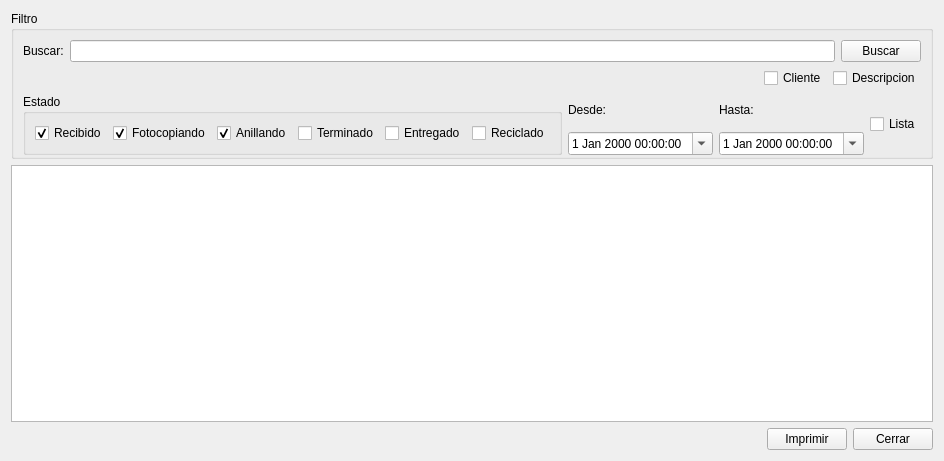
<?xml version="1.0" encoding="UTF-8"?>
<ui version="4.0">
 <class>wWorkList</class>
 <widget class="QWidget" name="wWorkList">
  <property name="geometry">
   <rect>
    <x>0</x>
    <y>0</y>
    <width>851</width>
    <height>461</height>
   </rect>
  </property>
  <property name="windowTitle">
   <string>Listado de Trabajos</string>
  </property>
  <layout class="QVBoxLayout" name="verticalLayout">
   <item>
    <layout class="QHBoxLayout" name="horizontalLayout_4">
     <item>
      <layout class="QVBoxLayout" name="verticalLayout_5">
       <item>
        <widget class="QGroupBox" name="filterGroupBox">
         <property name="title">
          <string>Filtro</string>
         </property>
         <layout class="QVBoxLayout" name="verticalLayout_4">
          <property name="bottomMargin">
           <number>1</number>
          </property>
          <item>
           <layout class="QHBoxLayout" name="horizontalLayout">
            <item>
             <widget class="QLabel" name="label">
              <property name="text">
               <string>Buscar:</string>
              </property>
             </widget>
            </item>
            <item>
             <widget class="QLineEdit" name="searchLineEdit"/>
            </item>
            <item>
             <widget class="QPushButton" name="searchButton">
              <property name="text">
               <string>Buscar</string>
              </property>
              <property name="icon">
               <iconset resource="resources.qrc">
                <normaloff>:/icons/graphics/edit-find.png</normaloff>:/icons/graphics/edit-find.png</iconset>
              </property>
             </widget>
            </item>
           </layout>
          </item>
          <item>
           <layout class="QHBoxLayout" name="horizontalLayout_2">
            <item>
             <spacer name="horizontalSpacer">
              <property name="orientation">
               <enum>Qt::Horizontal</enum>
              </property>
              <property name="sizeHint" stdset="0">
               <size>
                <width>40</width>
                <height>20</height>
               </size>
              </property>
             </spacer>
            </item>
            <item>
             <widget class="QCheckBox" name="clientCheckBox">
              <property name="text">
               <string>Cliente</string>
              </property>
             </widget>
            </item>
            <item>
             <widget class="QCheckBox" name="descriptionCheckBox">
              <property name="text">
               <string>Descripcion</string>
              </property>
             </widget>
            </item>
           </layout>
          </item>
          <item>
           <layout class="QHBoxLayout" name="horizontalLayout_3">
            <item>
             <widget class="QGroupBox" name="groupBox">
              <property name="title">
               <string>Estado</string>
              </property>
              <layout class="QHBoxLayout" name="horizontalLayout_5">
               <item>
                <widget class="QCheckBox" name="recibidoCheckBox">
                 <property name="text">
                  <string>Recibido</string>
                 </property>
                 <property name="checked">
                  <bool>true</bool>
                 </property>
                </widget>
               </item>
               <item>
                <widget class="QCheckBox" name="fotocopiandoCheckBox">
                 <property name="text">
                  <string>Fotocopiando</string>
                 </property>
                 <property name="checked">
                  <bool>true</bool>
                 </property>
                </widget>
               </item>
               <item>
                <widget class="QCheckBox" name="anillandoCheckBox">
                 <property name="text">
                  <string>Anillando</string>
                 </property>
                 <property name="checked">
                  <bool>true</bool>
                 </property>
                </widget>
               </item>
               <item>
                <widget class="QCheckBox" name="terminadoCheckBox">
                 <property name="text">
                  <string>Terminado</string>
                 </property>
                 <property name="checked">
                  <bool>false</bool>
                 </property>
                </widget>
               </item>
               <item>
                <widget class="QCheckBox" name="entregadoCheckBox">
                 <property name="text">
                  <string>Entregado</string>
                 </property>
                </widget>
               </item>
               <item>
                <widget class="QCheckBox" name="recicladoCheckBox">
                 <property name="text">
                  <string>Reciclado</string>
                 </property>
                </widget>
               </item>
              </layout>
             </widget>
            </item>
            <item>
             <layout class="QVBoxLayout" name="verticalLayout_2">
              <item>
               <widget class="QLabel" name="label_2">
                <property name="text">
                 <string>Desde:</string>
                </property>
               </widget>
              </item>
              <item>
               <widget class="QDateTimeEdit" name="desdeDateTimeEdit">
                <property name="calendarPopup">
                 <bool>true</bool>
                </property>
               </widget>
              </item>
             </layout>
            </item>
            <item>
             <layout class="QVBoxLayout" name="verticalLayout_3">
              <item>
               <widget class="QLabel" name="label_3">
                <property name="text">
                 <string>Hasta:</string>
                </property>
               </widget>
              </item>
              <item>
               <widget class="QDateTimeEdit" name="hastaDateTimeEdit">
                <property name="calendarPopup">
                 <bool>true</bool>
                </property>
               </widget>
              </item>
             </layout>
            </item>
            <item>
             <widget class="QCheckBox" name="listaCheckBox">
              <property name="text">
               <string>Lista</string>
              </property>
             </widget>
            </item>
           </layout>
          </item>
         </layout>
        </widget>
       </item>
      </layout>
     </item>
    </layout>
   </item>
   <item>
    <widget class="QTableWidget" name="tableWidget">
     <property name="editTriggers">
      <set>QAbstractItemView::NoEditTriggers</set>
     </property>
     <property name="selectionBehavior">
      <enum>QAbstractItemView::SelectRows</enum>
     </property>
    </widget>
   </item>
   <item>
    <layout class="QHBoxLayout" name="horizontalLayout_6">
     <property name="topMargin">
      <number>0</number>
     </property>
     <item>
      <spacer name="horizontalSpacer_2">
       <property name="orientation">
        <enum>Qt::Horizontal</enum>
       </property>
       <property name="sizeHint" stdset="0">
        <size>
         <width>40</width>
         <height>20</height>
        </size>
       </property>
      </spacer>
     </item>
     <item>
      <widget class="QPushButton" name="printButton">
       <property name="text">
        <string>Imprimir</string>
       </property>
      </widget>
     </item>
     <item>
      <widget class="QPushButton" name="closeButton">
       <property name="text">
        <string>Cerrar</string>
       </property>
      </widget>
     </item>
    </layout>
   </item>
  </layout>
 </widget>
 <resources>
  <include location="resources.qrc"/>
  <include location="resources.qrc"/>
  <include location="resources.qrc"/>
 </resources>
 <connections/>
</ui>
